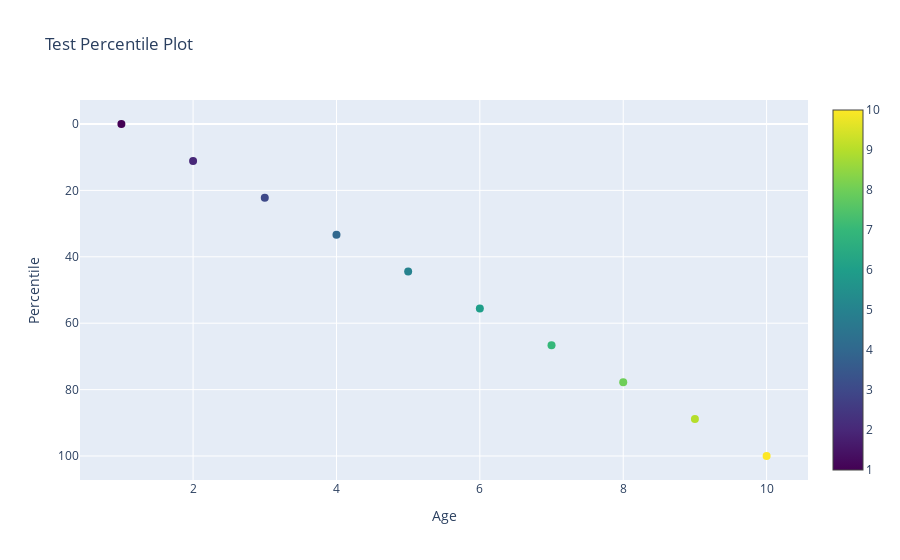

The cell this chart's notebook holds for it:
### Code cell
import plotly.graph_objects as go
import numpy as np

ages = np.array([1, 2, 3, 4, 5, 6, 7, 8, 9, 10])
percentiles = np.linspace(0, 100, len(ages))

fig = go.Figure()
fig.add_trace(go.Scatter(
    x=ages,
    y=percentiles,
    mode='markers',
    marker=dict(
        size=8,
        color=ages,
        colorscale='Viridis',
        showscale=True
    ),
    name='Example Points'
))

fig.update_layout(
    title="Test Percentile Plot",
    xaxis_title="Age",
    yaxis_title="Percentile",
    yaxis=dict(autorange='reversed')
)

fig.show()

### Figure 1 — Plotly figure (JSON) as saved in the notebook; plotly's stock layout.template omitted (floating-point values rounded to 4 significant figures)
{"data": [{"marker": {"color": [1, 2, 3, 4, 5, 6, 7, 8, 9, 10], "colorscale": [[0, "#440154"], [0.1111, "#482878"], [0.2222, "#3e4989"], [0.3333, "#31688e"], [0.4444, "#26828e"], [0.5556, "#1f9e89"], [0.6667, "#35b779"], [0.7778, "#6ece58"], [0.8889, "#b5de2b"], [1, "#fde725"]], "showscale": true, "size": 8}, "mode": "markers", "name": "Example Points", "type": "scatter", "x": [1, 2, 3, 4, 5, 6, 7, 8, 9, 10], "y": [0.0, 11.11, 22.22, 33.33, 44.44, 55.56, 66.67, 77.78, 88.89, 100.0]}], "layout": {"title": {"text": "Test Percentile Plot"}, "xaxis": {"title": {"text": "Age"}}, "yaxis": {"autorange": "reversed", "title": {"text": "Percentile"}}}}
